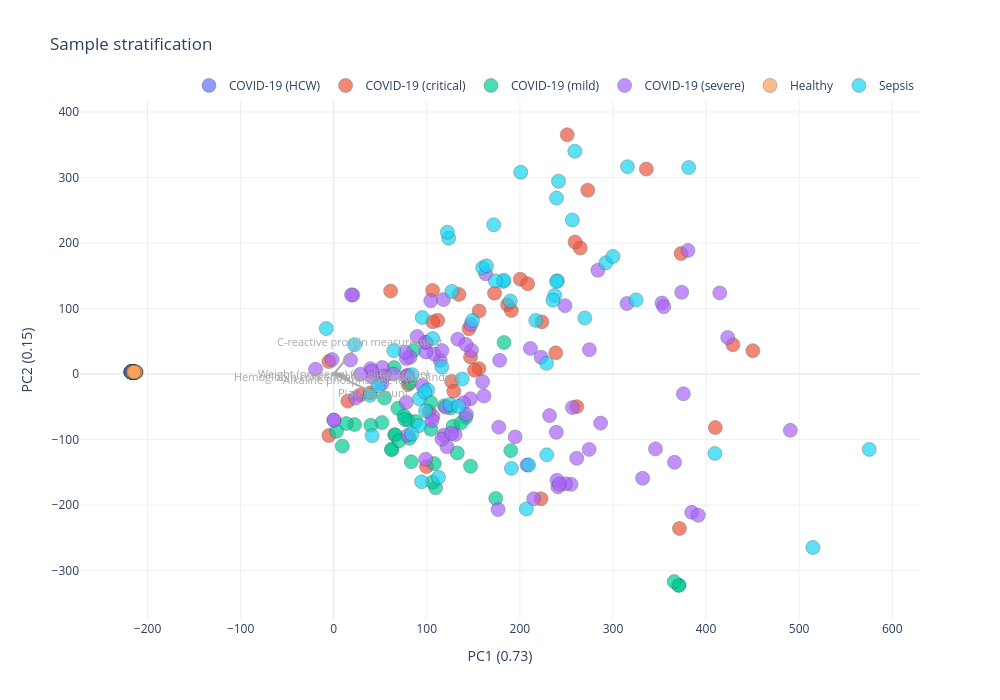
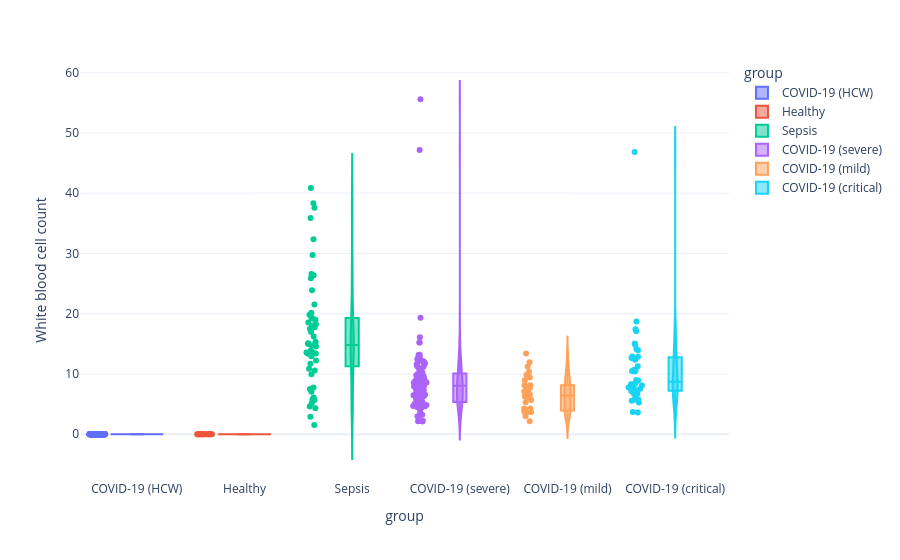
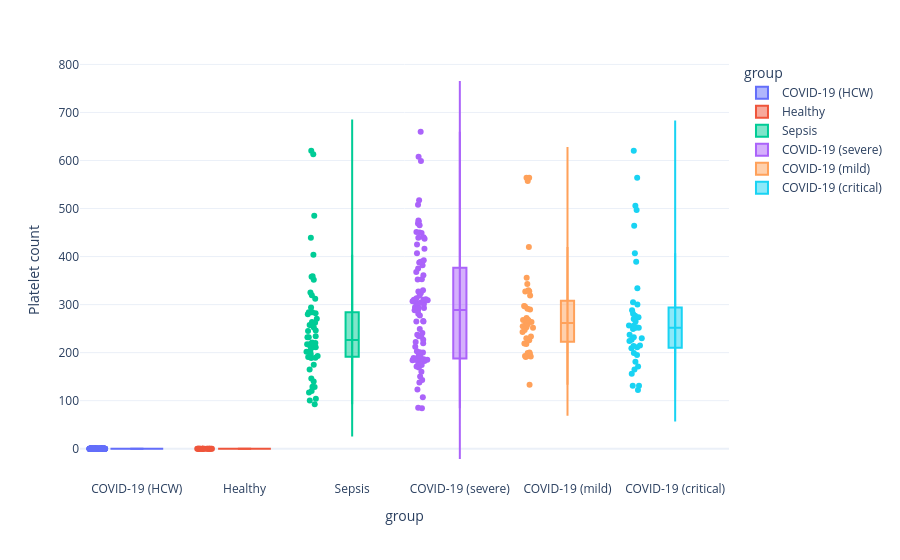
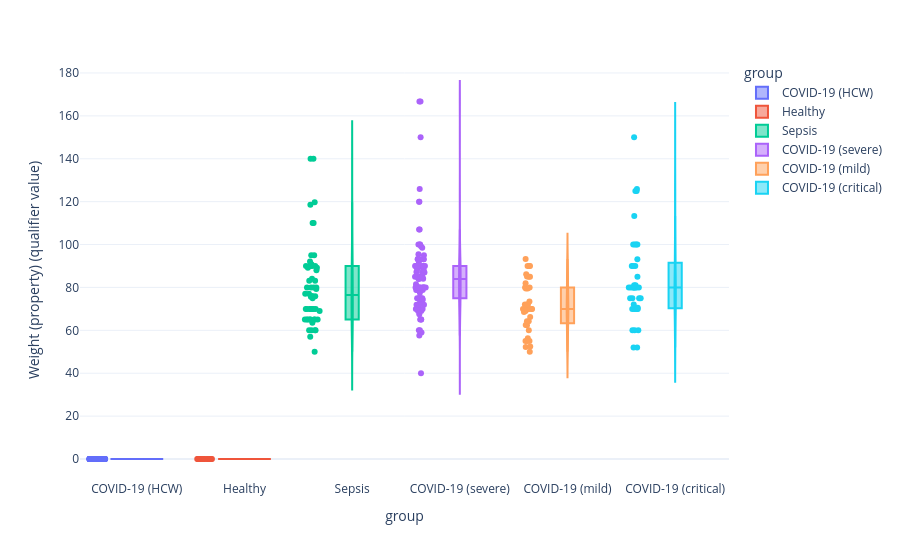

The notebook cell saved with these charts, in order:
### Markdown cell above
## 4 Visualizing the Project report

This code will show all the plots generated in the analysis. The function `show_report` takes an argument *environment* (string), which can take 2 values:

- app: used in the Dashboard
- notebook: to visualize the plots in a jupyter notebook

### Code cell
plots = p.show_report(environment="notebook")
